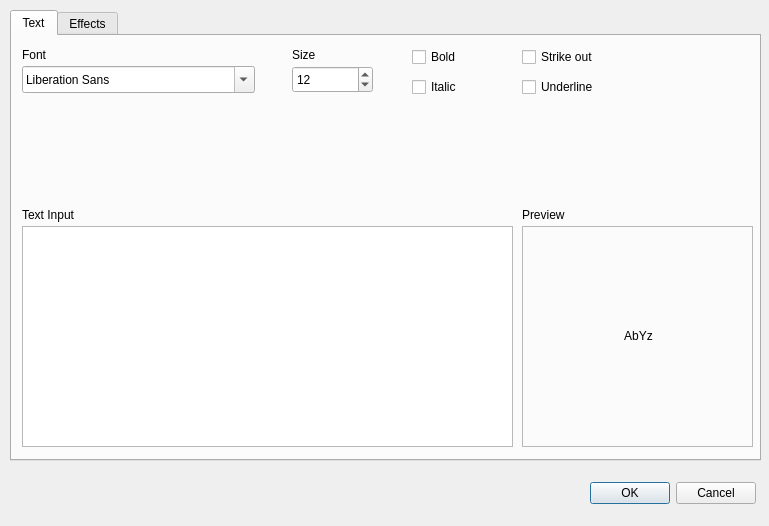
<?xml version="1.0" encoding="UTF-8"?>
<ui version="4.0">
 <class>textDialog</class>
 <widget class="QDialog" name="textDialog">
  <property name="geometry">
   <rect>
    <x>0</x>
    <y>0</y>
    <width>769</width>
    <height>526</height>
   </rect>
  </property>
  <property name="windowTitle">
   <string>Text</string>
  </property>
  <widget class="QTabWidget" name="tabWidget">
   <property name="geometry">
    <rect>
     <x>10</x>
     <y>10</y>
     <width>751</width>
     <height>451</height>
    </rect>
   </property>
   <property name="currentIndex">
    <number>0</number>
   </property>
   <widget class="QWidget" name="tab">
    <attribute name="title">
     <string>Text</string>
    </attribute>
    <widget class="QFontComboBox" name="fontComboBox">
     <property name="geometry">
      <rect>
       <x>10</x>
       <y>30</y>
       <width>233</width>
       <height>27</height>
      </rect>
     </property>
    </widget>
    <widget class="QLabel" name="label">
     <property name="geometry">
      <rect>
       <x>10</x>
       <y>10</y>
       <width>67</width>
       <height>17</height>
      </rect>
     </property>
     <property name="text">
      <string>Font</string>
     </property>
    </widget>
    <widget class="QLabel" name="label_2">
     <property name="geometry">
      <rect>
       <x>280</x>
       <y>10</y>
       <width>67</width>
       <height>17</height>
      </rect>
     </property>
     <property name="text">
      <string>Size</string>
     </property>
    </widget>
    <widget class="QSpinBox" name="fontSizeSpinner">
     <property name="geometry">
      <rect>
       <x>280</x>
       <y>30</y>
       <width>81</width>
       <height>27</height>
      </rect>
     </property>
     <property name="value">
      <number>12</number>
     </property>
    </widget>
    <widget class="QLabel" name="label_3">
     <property name="geometry">
      <rect>
       <x>10</x>
       <y>170</y>
       <width>67</width>
       <height>17</height>
      </rect>
     </property>
     <property name="text">
      <string>Text Input</string>
     </property>
    </widget>
    <widget class="QPlainTextEdit" name="plainTextEdit">
     <property name="geometry">
      <rect>
       <x>10</x>
       <y>190</y>
       <width>491</width>
       <height>221</height>
      </rect>
     </property>
    </widget>
    <widget class="QLabel" name="label_4">
     <property name="geometry">
      <rect>
       <x>510</x>
       <y>170</y>
       <width>67</width>
       <height>17</height>
      </rect>
     </property>
     <property name="text">
      <string>Preview</string>
     </property>
    </widget>
    <widget class="QFrame" name="frame">
     <property name="geometry">
      <rect>
       <x>510</x>
       <y>190</y>
       <width>231</width>
       <height>221</height>
      </rect>
     </property>
     <property name="frameShape">
      <enum>QFrame::StyledPanel</enum>
     </property>
     <property name="frameShadow">
      <enum>QFrame::Raised</enum>
     </property>
     <widget class="QLabel" name="textPreview">
      <property name="geometry">
       <rect>
        <x>6</x>
        <y>-1</y>
        <width>221</width>
        <height>221</height>
       </rect>
      </property>
      <property name="text">
       <string>AbYz</string>
      </property>
      <property name="alignment">
       <set>Qt::AlignCenter</set>
      </property>
     </widget>
    </widget>
    <widget class="QCheckBox" name="checkBoxBold">
     <property name="geometry">
      <rect>
       <x>400</x>
       <y>10</y>
       <width>97</width>
       <height>22</height>
      </rect>
     </property>
     <property name="text">
      <string>Bold</string>
     </property>
    </widget>
    <widget class="QCheckBox" name="checkBoxItalic">
     <property name="geometry">
      <rect>
       <x>400</x>
       <y>40</y>
       <width>97</width>
       <height>22</height>
      </rect>
     </property>
     <property name="text">
      <string>Italic</string>
     </property>
    </widget>
    <widget class="QCheckBox" name="checkBoxStrike">
     <property name="geometry">
      <rect>
       <x>510</x>
       <y>10</y>
       <width>97</width>
       <height>22</height>
      </rect>
     </property>
     <property name="text">
      <string>Strike out</string>
     </property>
    </widget>
    <widget class="QCheckBox" name="checkBoxUnderline">
     <property name="geometry">
      <rect>
       <x>510</x>
       <y>40</y>
       <width>97</width>
       <height>22</height>
      </rect>
     </property>
     <property name="text">
      <string>Underline</string>
     </property>
    </widget>
   </widget>
   <widget class="QWidget" name="tab_2">
    <attribute name="title">
     <string>Effects</string>
    </attribute>
   </widget>
  </widget>
  <widget class="QDialogButtonBox" name="buttonBoxtextDialog">
   <property name="geometry">
    <rect>
     <x>580</x>
     <y>480</y>
     <width>176</width>
     <height>27</height>
    </rect>
   </property>
   <property name="standardButtons">
    <set>QDialogButtonBox::Cancel|QDialogButtonBox::Ok</set>
   </property>
  </widget>
 </widget>
 <resources/>
 <connections/>
</ui>
